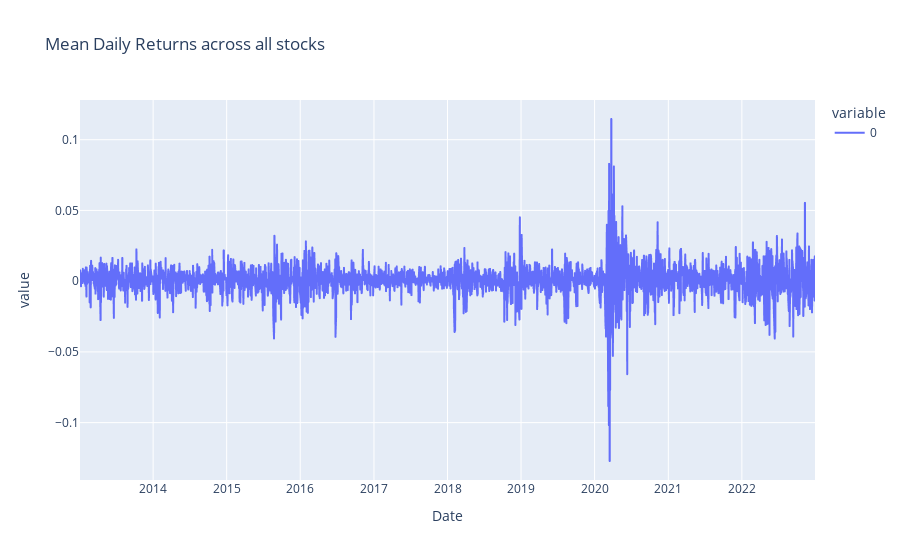

Notebook code cell kept with this figure:
### Code cell
# Plotting mean (adj close) daily returns, averaged per day across all stocks:
df_clean_daily_returns.mean(1).plot(title='Mean Daily Returns across all stocks')

### Figure 1 — Plotly figure (JSON) as saved in the notebook; plotly's stock layout.template omitted (floating-point values rounded to 4 significant figures; data arrays with more than 128 entries replaced by an {"elided": "..."} marker saying what was removed)
{"data": [{"hovertemplate": "variable=0<br>Date=%{x}<br>value=%{y}<extra></extra>", "legendgroup": "0", "line": {"color": "#636efa", "dash": "solid"}, "marker": {"symbol": "circle"}, "mode": "lines", "name": "0", "showlegend": true, "type": "scattergl", "x": {"elided": "2517 str values"}, "xaxis": "x", "y": {"elided": "2517 float values"}, "yaxis": "y"}], "layout": {"legend": {"title": {"text": "variable"}, "tracegroupgap": 0}, "title": {"text": "Mean Daily Returns across all stocks"}, "xaxis": {"anchor": "y", "domain": [0, 1], "title": {"text": "Date"}}, "yaxis": {"anchor": "x", "domain": [0, 1], "title": {"text": "value"}}}}
